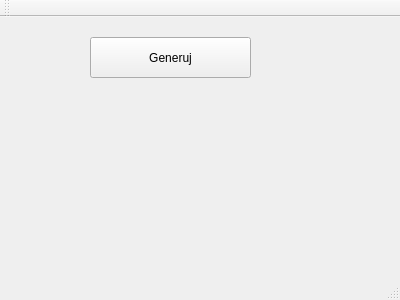
<?xml version="1.0" encoding="UTF-8"?>
<ui version="4.0">
 <class>MainWindow</class>
 <widget class="QMainWindow" name="MainWindow">
  <property name="geometry">
   <rect>
    <x>0</x>
    <y>0</y>
    <width>400</width>
    <height>300</height>
   </rect>
  </property>
  <property name="windowTitle">
   <string>MainWindow</string>
  </property>
  <widget class="QWidget" name="centralWidget">
   <widget class="QPushButton" name="pushButton">
    <property name="geometry">
     <rect>
      <x>90</x>
      <y>20</y>
      <width>161</width>
      <height>41</height>
     </rect>
    </property>
    <property name="text">
     <string>Generuj</string>
    </property>
   </widget>
   <widget class="QLabel" name="label">
    <property name="geometry">
     <rect>
      <x>96</x>
      <y>110</y>
      <width>151</width>
      <height>81</height>
     </rect>
    </property>
    <property name="font">
     <font>
      <pointsize>20</pointsize>
     </font>
    </property>
    <property name="text">
     <string/>
    </property>
   </widget>
  </widget>
  <widget class="QMenuBar" name="menuBar">
   <property name="geometry">
    <rect>
     <x>0</x>
     <y>0</y>
     <width>400</width>
     <height>21</height>
    </rect>
   </property>
  </widget>
  <widget class="QToolBar" name="mainToolBar">
   <attribute name="toolBarArea">
    <enum>TopToolBarArea</enum>
   </attribute>
   <attribute name="toolBarBreak">
    <bool>false</bool>
   </attribute>
  </widget>
  <widget class="QStatusBar" name="statusBar"/>
 </widget>
 <layoutdefault spacing="6" margin="11"/>
 <resources/>
 <connections/>
</ui>
